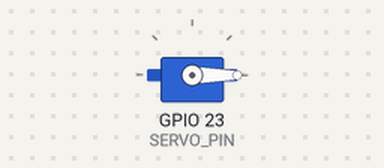
This sketch was run on a simulated ESP32. Shown: servo. What the sketch prints to the serial monitor is not drawn.

Above: at 0.05 s.
Timing chart, 0 to 3.0 s (numbered marks = the images above):
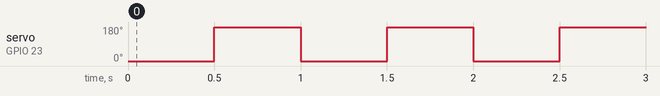

Measured:
- by itself, servo on GPIO 23 (SERVO_PIN): alternates 180° for 0.50 s and 0° for 0.50 s

The sketch:

6-Servo.ino
```cpp
#include <Arduino.h>
#include <ESP32Servo.h>

Servo myServo;
const int SERVO_PIN = 23;

void setup() {
  Serial.begin(115200);

  // تردد السيرفو عادة 50Hz
  myServo.setPeriodHertz(50);

  // attach(pin, minPulse, maxPulse) — قيم شائعة لمعظم السيرفو
  myServo.attach(SERVO_PIN, 500, 2400);

  Serial.println("Servo test on GPIO23 started");
}

void loop() {
  // 0 إلى 180
  // for (int angle = 0; angle <= 180; angle += 1) {
  //   myServo.write(angle);
  //   delay(15);
  // }

  // delay(500);

  // // 180 إلى 0
  // for (int angle = 180; angle >= 0; angle -= 1) {
  //   myServo.write(angle);
  //   delay(15);
  // }
myServo.write(0);
  delay(500);
myServo.write(180);
  delay(500);
// myServo.write(0);

}
```
